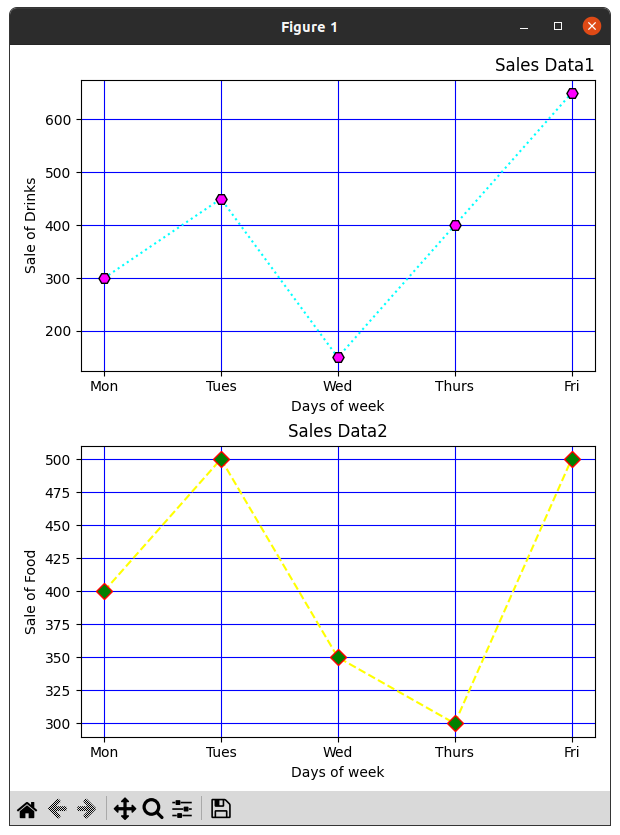

This figure's Python source:
import matplotlib.pyplot as plt
print("University No: SJC22MCA-2021 \nName: Christin Benny \nBatch: S3 MCA \n______________________________________\n")

days = ['Mon', 'Tues', 'Wed', 'Thurs', 'Fri']
drinks_sales = [300, 450, 150, 400, 650]
food_sales = [400, 500, 350, 300, 500]

fig, (ax1, ax2) = plt.subplots(2, 1, figsize=(6, 8))

ax1.plot(days, drinks_sales, linestyle='dotted', color='cyan', marker='H', markersize=8, markerfacecolor='magenta', markeredgecolor='black')
ax1.set_xlabel('Days of week')
ax1.set_ylabel('Sale of Drinks')
ax1.set_title('Sales Data1', loc='right')

ax2.plot(days, food_sales, linestyle='dashed', color='yellow', marker='D', markersize=8, markerfacecolor='green', markeredgecolor='red')
ax2.set_xlabel('Days of week')
ax2.set_ylabel('Sale of Food')
ax2.set_title('Sales Data2', loc='center')

ax1.grid(color='blue')
ax2.grid(color='blue')

plt.tight_layout()

plt.show()
